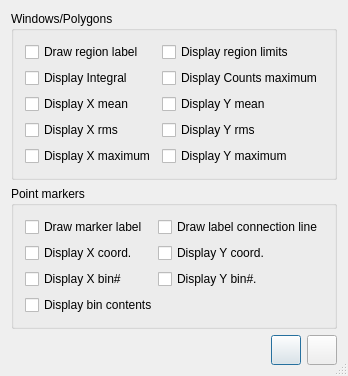
<ui version="4.0" stdsetdef="1" >
  <author></author>
  <comment></comment>
  <exportmacro></exportmacro>
  <class>TGo4MarkerSettings</class>
  <widget class="QDialog" name="TGo4MarkerSettings" >
    <property name="geometry" >
      <rect>
        <x>0</x>
        <y>0</y>
        <width>323</width>
        <height>314</height>
      </rect>
    </property>
    <property name="windowTitle" >
      <string>Global marker label setup:</string>
    </property>
    <property name="windowIcon" >
      <iconset>:/icons/go4logo2_big.png</iconset>
    </property>
    <property name="sizeGripEnabled" >
      <bool>true</bool>
    </property>
    <property name="toolTip" stdset="0" >
      <string>Check properties for the markers of regions (conditions), and points. Changes are applied for newly created markers only!</string>
    </property>
    <layout class="QGridLayout" >
      <item row="0" column="0" >
        <widget class="QGroupBox" name="ConditionGroupBox" >
          <property name="title" >
            <string>Windows/Polygons</string>
          </property>
          <layout class="QGridLayout" >
            <item row="1" column="0" >
              <widget class="QCheckBox" name="DrawIntButton" >
                <property name="text" >
                  <string>Display Integral</string>
                </property>
              </widget>
            </item>
            <item row="3" column="1" >
              <widget class="QCheckBox" name="DrawYrmsButton" >
                <property name="text" >
                  <string>Display Y rms</string>
                </property>
              </widget>
            </item>
            <item row="0" column="1" >
              <widget class="QCheckBox" name="DrawLimButton" >
                <property name="text" >
                  <string>Display region limits</string>
                </property>
              </widget>
            </item>
            <item row="4" column="0" >
              <widget class="QCheckBox" name="DrawXmaxButton" >
                <property name="text" >
                  <string>Display X maximum</string>
                </property>
              </widget>
            </item>
            <item row="2" column="1" >
              <widget class="QCheckBox" name="DrawYmeanButton" >
                <property name="text" >
                  <string>Display Y mean</string>
                </property>
              </widget>
            </item>
            <item row="0" column="0" >
              <widget class="QCheckBox" name="DrawLabelButton" >
                <property name="text" >
                  <string>Draw region label</string>
                </property>
              </widget>
            </item>
            <item row="3" column="0" >
              <widget class="QCheckBox" name="DrawXrmsButton" >
                <property name="text" >
                  <string>Display X rms</string>
                </property>
              </widget>
            </item>
            <item row="2" column="0" >
              <widget class="QCheckBox" name="DrawXmeanButton" >
                <property name="text" >
                  <string>Display X mean</string>
                </property>
              </widget>
            </item>
            <item row="1" column="1" >
              <widget class="QCheckBox" name="DrawCountsButton" >
                <property name="text" >
                  <string>Display Counts maximum</string>
                </property>
              </widget>
            </item>
            <item row="4" column="1" >
              <widget class="QCheckBox" name="DrawYmaxButton" >
                <property name="text" >
                  <string>Display Y maximum</string>
                </property>
              </widget>
            </item>
          </layout>
        </widget>
      </item>
      <item row="1" column="0" >
        <widget class="QGroupBox" name="MarkerGroupBox" >
          <property name="title" >
            <string>Point markers</string>
          </property>
          <layout class="QGridLayout" >
            <item row="0" column="0" >
              <widget class="QCheckBox" name="DrawPLabelButton" >
                <property name="text" >
                  <string>Draw marker label</string>
                </property>
              </widget>
            </item>
            <item row="0" column="1" >
              <widget class="QCheckBox" name="DrawPConnectorButton" >
                <property name="text" >
                  <string>Draw label connection line</string>
                </property>
              </widget>
            </item>
            <item row="1" column="0" >
              <widget class="QCheckBox" name="DrawPXButton" >
                <property name="text" >
                  <string>Display X coord.</string>
                </property>
              </widget>
            </item>
            <item row="1" column="1" >
              <widget class="QCheckBox" name="DrawPYButton" >
                <property name="text" >
                  <string>Display Y coord.</string>
                </property>
              </widget>
            </item>
            <item row="2" column="1" >
              <widget class="QCheckBox" name="DrawPYbinButton" >
                <property name="text" >
                  <string>Display Y bin#.</string>
                </property>
              </widget>
            </item>
            <item row="2" column="0" >
              <widget class="QCheckBox" name="DrawPXbinButton" >
                <property name="text" >
                  <string>Display X bin#</string>
                </property>
              </widget>
            </item>
            <item rowspan="1" row="3" column="0" colspan="2" >
              <widget class="QCheckBox" name="DrawPCountsButton" >
                <property name="text" >
                  <string>Display bin contents</string>
                </property>
              </widget>
            </item>
          </layout>
        </widget>
      </item>
      <item row="2" column="0" >
        <layout class="QHBoxLayout" >
          <item>
            <spacer name="Horizontal Spacing2" >
              <property name="sizeHint" >
                <size>
                  <width>210</width>
                  <height>20</height>
                </size>
              </property>
              <property name="sizeType" >
                <enum>QSizePolicy::Expanding</enum>
              </property>
              <property name="orientation" >
                <enum>Qt::Horizontal</enum>
              </property>
            </spacer>
          </item>
	     <item>
	      <widget class="QPushButton" name="buttonOk">
	       <property name="minimumSize" >
	        <size>
	         <width>30</width>
	         <height>30</height>
	        </size>
	       </property>
	       <property name="maximumSize" >
	        <size>
	         <width>30</width>
	         <height>30</height>
	        </size>
	       </property>
              <property name="autoDefault" >
                <bool>true</bool>
              </property>
              <property name="default" >
                <bool>true</bool>
              </property>
	       <property name="icon" >
	         <pixmap>:/icons/OK16.png</pixmap>
	       </property>
	        <property name="toolTip" stdset="0">
	            <string>Take settings.</string>
	        </property>
	      </widget>
	     </item>
	     <item>
	      <widget class="QPushButton" name="buttonCancel">
	       <property name="minimumSize" >
	        <size>
	         <width>30</width>
	         <height>30</height>
	        </size>
	       </property>
	       <property name="maximumSize" >
	        <size>
	         <width>30</width>
	         <height>30</height>
	        </size>
	       </property>
              <property name="autoDefault" >
                <bool>true</bool>
              </property>
              <property name="default" >
                <bool>false</bool>
              </property>
	       <property name="icon" >
	         <pixmap>:/icons/close16.png</pixmap>
	       </property>
	        <property name="toolTip" stdset="0">
	            <string>Close panel without changes.</string>
	        </property>
	      </widget>
	     </item>
        </layout>
      </item>
    </layout>
  </widget>
  <layoutdefault spacing="6" margin="11" />
  <connections>
    <connection>
      <sender>buttonOk</sender>
      <signal>clicked()</signal>
      <receiver>TGo4MarkerSettings</receiver>
      <slot>accept()</slot>
    </connection>
    <connection>
      <sender>buttonCancel</sender>
      <signal>clicked()</signal>
      <receiver>TGo4MarkerSettings</receiver>
      <slot>reject()</slot>
    </connection>
    <connection>
      <sender>buttonOk</sender>
      <signal>clicked()</signal>
      <receiver>TGo4MarkerSettings</receiver>
      <slot>setFlags()</slot>
    </connection>
  </connections>
</ui>
